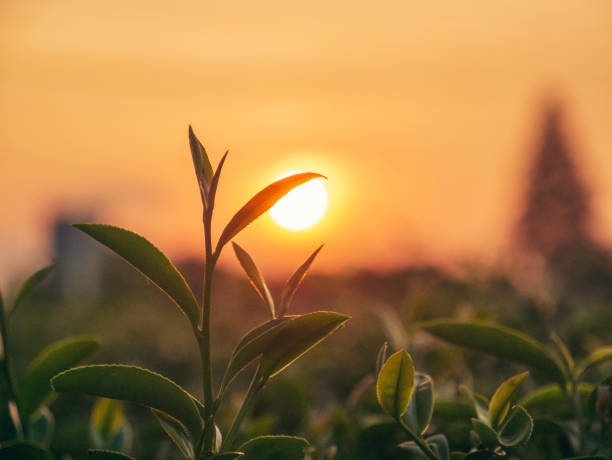
#> input picture ashi.jpg, 612 x 460 px
$ python ii.py
#> lines starting #> are read from the running program, lines starting #| are printed output that depends on the picture; after the words box and inside, x2 and y2 are one past the last pixel; in counts of white or black regions, pixels touching at a corner belong together
import cv2

# Load image
img = cv2.imread("ashi.jpg")
#> img is the input picture: shape (460, 612, 3); mean B, G, R 69.8, 122.2, 163.3

if img is None:
    print("Image not found!")
    exit()

# Show original image
cv2.imshow("Original", img)

# Print image shape
print("Image Shape:", img.shape)
#| Image Shape: (460, 612, 3)

# Resize image (width, height)
resized = cv2.resize(img, (600, 500))
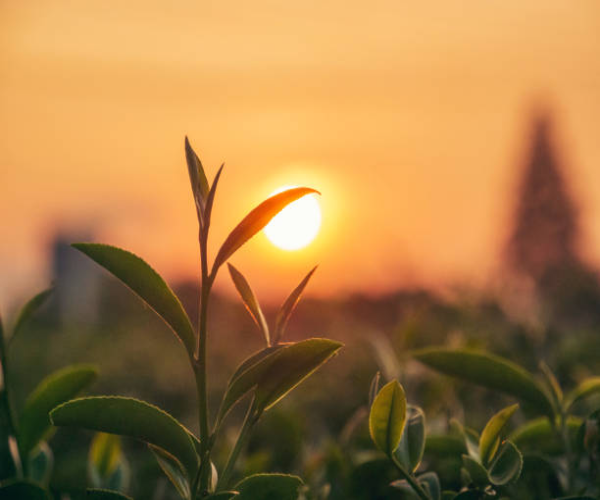
#> resized: shape (500, 600, 3); mean B, G, R 69.7, 122.1, 163.2
cv2.imshow("Resized", resized)

# Convert to Grayscale
gray = cv2.cvtColor(img, cv2.COLOR_BGR2GRAY)
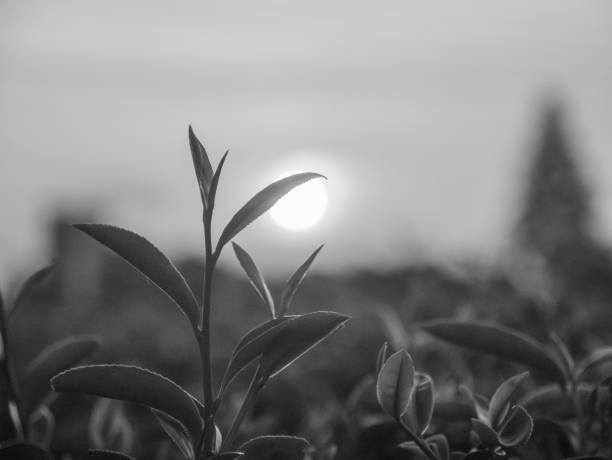
#> gray: shape (460, 612); min 11, max 255, mean 128.5
print("Gray shape",gray.shape)
#| Gray shape (460, 612)
# cv2.imshow("Grayscale", gray)

# Read one pixel value (row, col)
pixel = img[200, 200]
#> pixel = [80, 175, 255]
print("Pixel at (100,100):", pixel)
#| Pixel at (100,100): [ 80 175 255]

# Apply Blur
blur = cv2.GaussianBlur(gray, (7, 7), 0)
cv2.imshow("Blur", blur)

# Edge Detection
# edges = cv2.Canny(blur, 50, 150)
# cv2.imshow("Edges", edges)

# Simple Threshold
# _, thresh = cv2.threshold(blur, 120, 255, cv2.THRESH_BINARY)

#Normal threshold fails in bad light.
#So we use:
adaptive = cv2.adaptiveThreshold(
    gray, 255,
    cv2.ADAPTIVE_THRESH_MEAN_C,
    cv2.THRESH_BINARY,
    21, 5
)
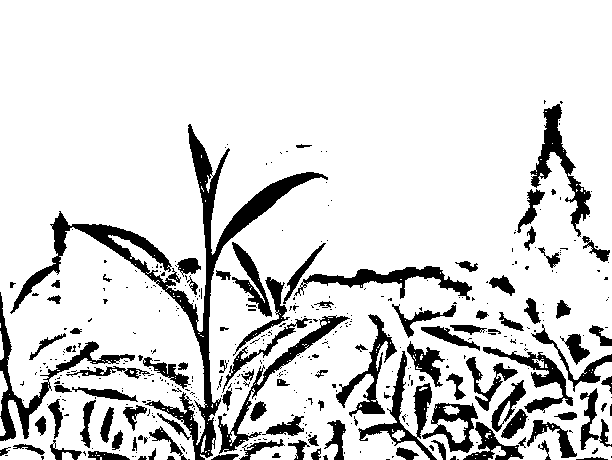
#> adaptive: shape (460, 612); 84.6% white; 433 black regions (329 under 20 px)

cv2.imshow("Gray", gray)
# cv2.imshow("Threshold", thresh)
cv2.imshow("Threshold", adaptive)
#put it below wait key
# Find contours
contours, _ = cv2.findContours(
    adaptive,
    # cv2.RETR_EXTERNAL
    cv2.RETR_TREE,
    cv2.CHAIN_APPROX_SIMPLE
)
#> contours = 757 contours, 639 with area under 20; largest, box (x1, y1, x2, y2) and area: (0, 0, 612, 460) 262120, (529, 103, 592, 238) 2197, (217, 315, 351, 455) 2132, (302, 265, 473, 301) 1982, (335, 313, 398, 418) 1723

# Draw contours
result = img.copy()
cv2.drawContours(result, contours, -1, (0,0,255), 5)
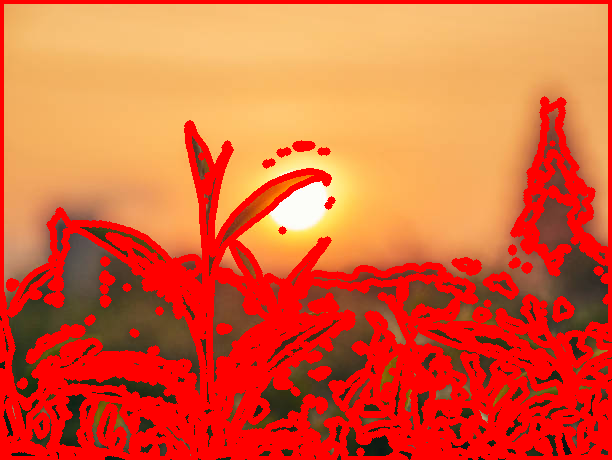
#> result: shape (460, 612, 3); mean B, G, R 56.3, 97.6, 221
contours1, _ = cv2.findContours(adaptive, cv2.RETR_EXTERNAL, cv2.CHAIN_APPROX_SIMPLE)
#> contours1 = 75 contours, 67 with area under 20; largest, box (x1, y1, x2, y2) and area: (0, 0, 612, 460) 262120, (0, 371, 8, 416) 116, (488, 446, 506, 460) 86, (392, 430, 405, 441) 70, (62, 452, 74, 460) 60, (0, 331, 4, 360) 50, (0, 417, 6, 436) 48, (201, 435, 206, 453) 30
print("External:", len(contours1))
#| External: 75

contours2, hierarchy = cv2.findContours(adaptive, cv2.RETR_TREE, cv2.CHAIN_APPROX_SIMPLE)
#> contours2 has the same summary as contours
print("Tree:", len(contours2))
#| Tree: 757

print("Objects found:", len(contours))
#| Objects found: 757
cv2.imshow("Contours", result)
# area = cv2.contourArea(result)
# print(area)

# Wait
cv2.waitKey(0)


cv2.destroyAllWindows()
